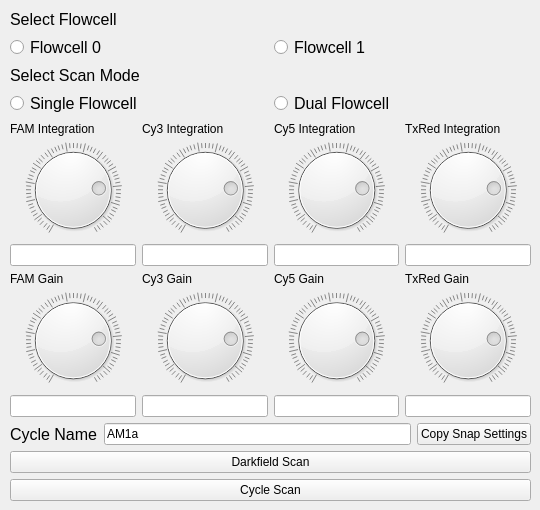
       <widget class="QWidget" name="tab_11">
        <attribute name="title">
         <string>Cycle Scan</string>
        </attribute>
        <widget class="QWidget" name="layoutWidget_2">
         <property name="geometry">
          <rect>
           <x>10</x>
           <y>10</y>
           <width>521</width>
           <height>491</height>
          </rect>
         </property>
         <layout class="QVBoxLayout" name="verticalLayout_8">
          <item>
           <widget class="QLabel" name="SelectFlowcelllabel_2">
            <property name="font">
             <font>
              <pointsize>12</pointsize>
             </font>
            </property>
            <property name="text">
             <string>Select Flowcell</string>
            </property>
           </widget>
          </item>
          <item>
           <layout class="QHBoxLayout" name="horizontalLayout_12">
            <item>
             <widget class="QRadioButton" name="acqFC0_2">
              <property name="font">
               <font>
                <pointsize>12</pointsize>
               </font>
              </property>
              <property name="text">
               <string>Flowcell 0</string>
              </property>
             </widget>
            </item>
            <item>
             <widget class="QRadioButton" name="acqFC1_2">
              <property name="font">
               <font>
                <pointsize>12</pointsize>
               </font>
              </property>
              <property name="text">
               <string>Flowcell 1</string>
              </property>
             </widget>
            </item>
           </layout>
          </item>
          <item>
           <widget class="QLabel" name="SelectFlowcelllabel_4">
            <property name="font">
             <font>
              <pointsize>12</pointsize>
             </font>
            </property>
            <property name="text">
             <string>Select Scan Mode</string>
            </property>
           </widget>
          </item>
          <item>
           <layout class="QHBoxLayout" name="horizontalLayout_13">
            <item>
             <widget class="QRadioButton" name="acqSingle_2">
              <property name="font">
               <font>
                <pointsize>12</pointsize>
               </font>
              </property>
              <property name="text">
               <string>Single Flowcell</string>
              </property>
             </widget>
            </item>
            <item>
             <widget class="QRadioButton" name="acqDual_2">
              <property name="font">
               <font>
                <pointsize>12</pointsize>
               </font>
              </property>
              <property name="text">
               <string>Dual Flowcell</string>
              </property>
             </widget>
            </item>
           </layout>
          </item>
          <item>
           <layout class="QGridLayout" name="gridLayout_21">
            <item row="0" column="0">
             <widget class="QLabel" name="label_49">
              <property name="text">
               <string>FAM Integration</string>
              </property>
             </widget>
            </item>
            <item row="0" column="1">
             <widget class="QLabel" name="label_50">
              <property name="text">
               <string>Cy3 Integration</string>
              </property>
             </widget>
            </item>
            <item row="0" column="2">
             <widget class="QLabel" name="label_51">
              <property name="text">
               <string>Cy5 Integration</string>
              </property>
             </widget>
            </item>
            <item row="0" column="3">
             <widget class="QLabel" name="label_52">
              <property name="text">
               <string>TxRed Integration</string>
              </property>
             </widget>
            </item>
            <item row="1" column="0">
             <widget class="QDial" name="famGainDial_4">
              <property name="maximum">
               <number>254</number>
              </property>
              <property name="value">
               <number>200</number>
              </property>
              <property name="wrapping">
               <bool>false</bool>
              </property>
              <property name="notchesVisible">
               <bool>true</bool>
              </property>
             </widget>
            </item>
            <item row="1" column="1">
             <widget class="QDial" name="cy3GainDial_4">
              <property name="maximum">
               <number>254</number>
              </property>
              <property name="value">
               <number>200</number>
              </property>
              <property name="wrapping">
               <bool>false</bool>
              </property>
              <property name="notchesVisible">
               <bool>true</bool>
              </property>
             </widget>
            </item>
            <item row="1" column="2">
             <widget class="QDial" name="cy5GainDial_4">
              <property name="maximum">
               <number>254</number>
              </property>
              <property name="value">
               <number>200</number>
              </property>
              <property name="wrapping">
               <bool>false</bool>
              </property>
              <property name="notchesVisible">
               <bool>true</bool>
              </property>
             </widget>
            </item>
            <item row="1" column="3">
             <widget class="QDial" name="txredGainDial_4">
              <property name="maximum">
               <number>254</number>
              </property>
              <property name="value">
               <number>200</number>
              </property>
              <property name="wrapping">
               <bool>false</bool>
              </property>
              <property name="notchesVisible">
               <bool>true</bool>
              </property>
             </widget>
            </item>
            <item row="2" column="0">
             <widget class="QLineEdit" name="famGainLE_4"/>
            </item>
            <item row="2" column="1">
             <widget class="QLineEdit" name="cy3GainLE_4"/>
            </item>
            <item row="2" column="2">
             <widget class="QLineEdit" name="cy5GainLE_4"/>
            </item>
            <item row="2" column="3">
             <widget class="QLineEdit" name="txredGainLE_4"/>
            </item>
            <item row="3" column="0">
             <widget class="QLabel" name="label_53">
              <property name="text">
               <string>FAM Gain</string>
              </property>
             </widget>
            </item>
            <item row="3" column="1">
             <widget class="QLabel" name="label_54">
              <property name="text">
               <string>Cy3 Gain</string>
              </property>
             </widget>
            </item>
            <item row="3" column="2">
             <widget class="QLabel" name="label_55">
              <property name="text">
               <string>Cy5 Gain</string>
              </property>
             </widget>
            </item>
            <item row="3" column="3">
             <widget class="QLabel" name="label_56">
              <property name="text">
               <string>TxRed Gain</string>
              </property>
             </widget>
            </item>
            <item row="4" column="0">
             <widget class="QDial" name="famGainDial_5">
              <property name="maximum">
               <number>254</number>
              </property>
              <property name="value">
               <number>200</number>
              </property>
              <property name="wrapping">
               <bool>false</bool>
              </property>
              <property name="notchesVisible">
               <bool>true</bool>
              </property>
             </widget>
            </item>
            <item row="4" column="1">
             <widget class="QDial" name="cy3GainDial_5">
              <property name="maximum">
               <number>254</number>
              </property>
              <property name="value">
               <number>200</number>
              </property>
              <property name="wrapping">
               <bool>false</bool>
              </property>
              <property name="notchesVisible">
               <bool>true</bool>
              </property>
             </widget>
            </item>
            <item row="4" column="2">
             <widget class="QDial" name="cy5GainDial_5">
              <property name="maximum">
               <number>254</number>
              </property>
              <property name="value">
               <number>200</number>
              </property>
              <property name="wrapping">
               <bool>false</bool>
              </property>
              <property name="notchesVisible">
               <bool>true</bool>
              </property>
             </widget>
            </item>
            <item row="4" column="3">
             <widget class="QDial" name="txredGainDial_5">
              <property name="maximum">
               <number>254</number>
              </property>
              <property name="value">
               <number>200</number>
              </property>
              <property name="wrapping">
               <bool>false</bool>
              </property>
              <property name="notchesVisible">
               <bool>true</bool>
              </property>
             </widget>
            </item>
            <item row="5" column="0">
             <widget class="QLineEdit" name="famGainLE_5"/>
            </item>
            <item row="5" column="1">
             <widget class="QLineEdit" name="cy3GainLE_5"/>
            </item>
            <item row="5" column="2">
             <widget class="QLineEdit" name="cy5GainLE_5"/>
            </item>
            <item row="5" column="3">
             <widget class="QLineEdit" name="txredGainLE_5"/>
            </item>
           </layout>
          </item>
          <item>
           <layout class="QHBoxLayout" name="horizontalLayout_14">
            <item>
             <widget class="QLabel" name="CycleNamelabel_2">
              <property name="font">
               <font>
                <pointsize>12</pointsize>
               </font>
              </property>
              <property name="text">
               <string>Cycle Name</string>
              </property>
             </widget>
            </item>
            <item>
             <widget class="QLineEdit" name="acqCycleName_2">
              <property name="cursor">
               <cursorShape>IBeamCursor</cursorShape>
              </property>
              <property name="text">
               <string>AM1a</string>
              </property>
             </widget>
            </item>
            <item>
             <widget class="QPushButton" name="acqCycleUseSnap_2">
              <property name="text">
               <string>Copy Snap Settings</string>
              </property>
             </widget>
            </item>
           </layout>
          </item>
          <item>
           <widget class="QPushButton" name="acqDarkfieldScan_2">
            <property name="text">
             <string>Darkfield Scan</string>
            </property>
           </widget>
          </item>
          <item>
           <widget class="QPushButton" name="acqCycleScan_2">
            <property name="text">
             <string>Cycle Scan</string>
            </property>
           </widget>
          </item>
         </layout>
        </widget>
       </widget>
